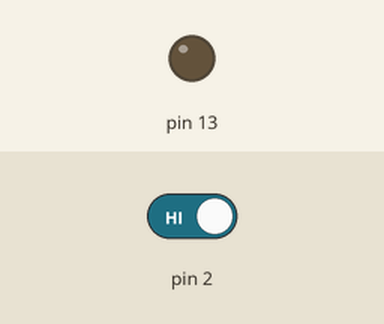
Simulated run of this sketch. Board: Arduino Uno, built with avr-gcc and run on an emulated ATmega328P. Shown: output pins drawn as LEDs (lit = HIGH). The test bench sets the inputs (shaded band); at power-on: pin 2 HIGH.

Above: at 1.2 s.
1.3 s: pin 2 driven LOW
At 1.7 s:
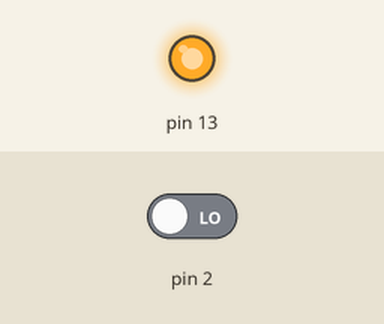
Timing chart, 0 to 4.3 s (numbered marks = the images above; inputs shaded):
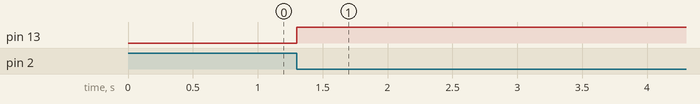

Measured:
- after the input at 1.3 s, pin 13: LOW → HIGH at once

The sketch:

TP_Capteur.ino
```cpp
void setup()
{
  pinMode(2, INPUT);
  pinMode(13, OUTPUT);
}

void loop()
{
  if (digitalRead(2) == 0)
  {
    digitalWrite(13, HIGH);
    delay(10000);
    digitalWrite(13, LOW);
  }
  else digitalWrite(13, LOW);
}
```
